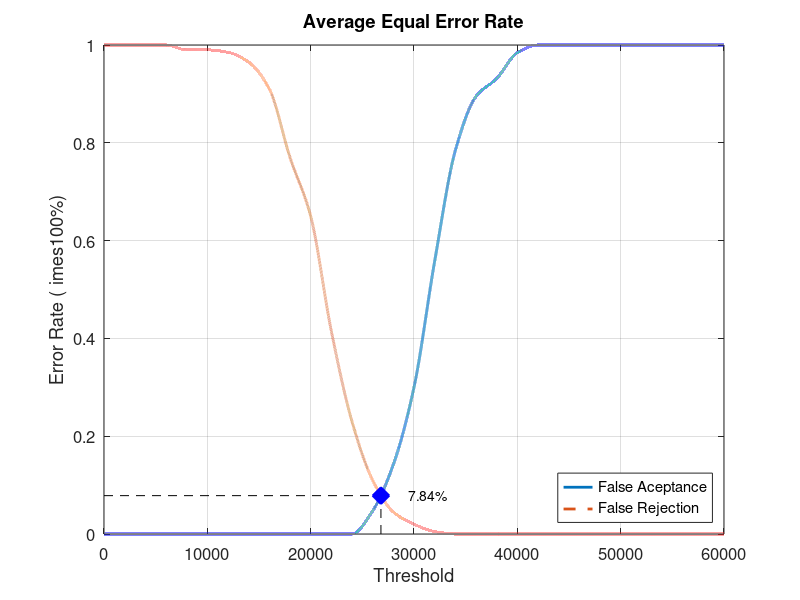
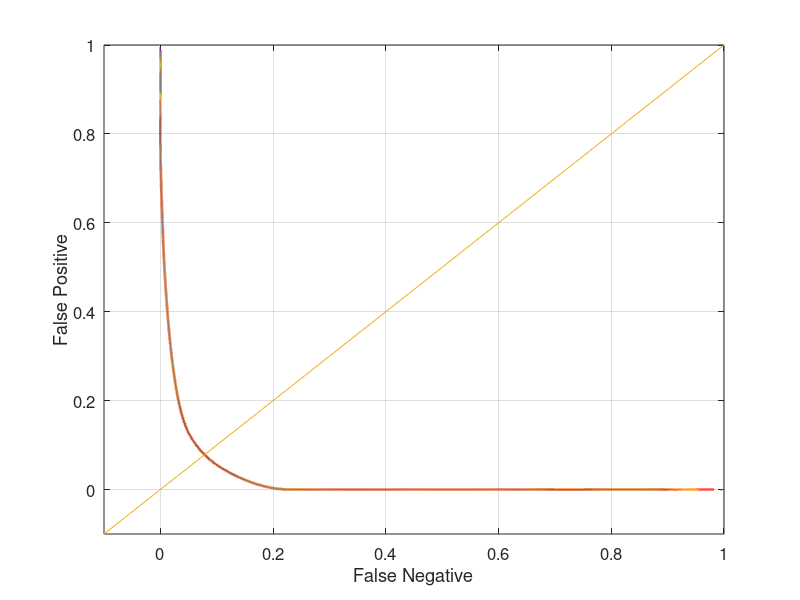

These figures' MATLAB source, in order:
close all;
clear;
clc;
x = 0:2000:60000;
xq = 0:0.5:60000;

y0 = [0 0 0 0 0 0 0 0 0 0 0 0 0 0.0473684 0.142105 0.3 0.557895 0.784211 0.894737 0.931579 0.984211 1 1 1 1 1 1 1 1 1 1]
yy0 = interp1(x, y0, xq, 'pchip');
y1 = [1 1 1 1 0.99 0.99 0.985 0.965 0.91 0.77 0.65 0.415 0.23 0.11 0.045 0.02 0.005 0 0 0 0 0 0 0 0 0 0 0 0 0 0]
yy1 = interp1(x, y1, xq, 'pchip');

% Calculating EER: 
y2 = abs(y0 - y1);
find(y2 == min(y2))
yy2 = abs(yy0 - yy1);
xEER = find(yy2 == min(yy2));
xEERIndex = xq(xEER) % X-axis EER
yEER = yy0(xEER) % Y-axis EER

main = figure
plot(xq, yy0,'-','LineWidth', 2);	hold on
plot(xq, yy1,'--','LineWidth', 2);	hold on
plot([xEERIndex xEERIndex], [0 yEER], 'k--');	hold on
plot([0 xEERIndex], [yEER yEER], 'k--');	hold on
plot(xEERIndex, yEER, 'bx', 'LineWidth', 10);	hold on
text(xEERIndex + 10 * xEERIndex / 100, yEER, [num2str(round((10000 * yEER)) / 100) '%'])
legend('False Aceptance', 'False Rejection', 'Location', 'SouthEast')
xlabel('Threshold')
ylabel('Error Rate (	imes100%)')
title('Average Equal Error Rate')
set(gca, 'FontSize', 12)
axis([0 60000 0 1])
grid on

print(main, 'Database2_3Main', '-dpng');
FNRxFPR = figure('Color', [1 1 1]);
plot(yy1, yy0, '-', yy1, yy0, 'LineWidth', 2);
hold on
y = -0.1:0.1:1
plot(y, y); 
set(gca, 'FontSize', 12)
xlabel('False Negative')
ylabel('False Positive')
axis([-0.1 1 -0.1 1])
set(gca, 'FontSize', 12)
grid on

print(FNRxFPR, 'Database2_3FNRxFPR','-dpng');
